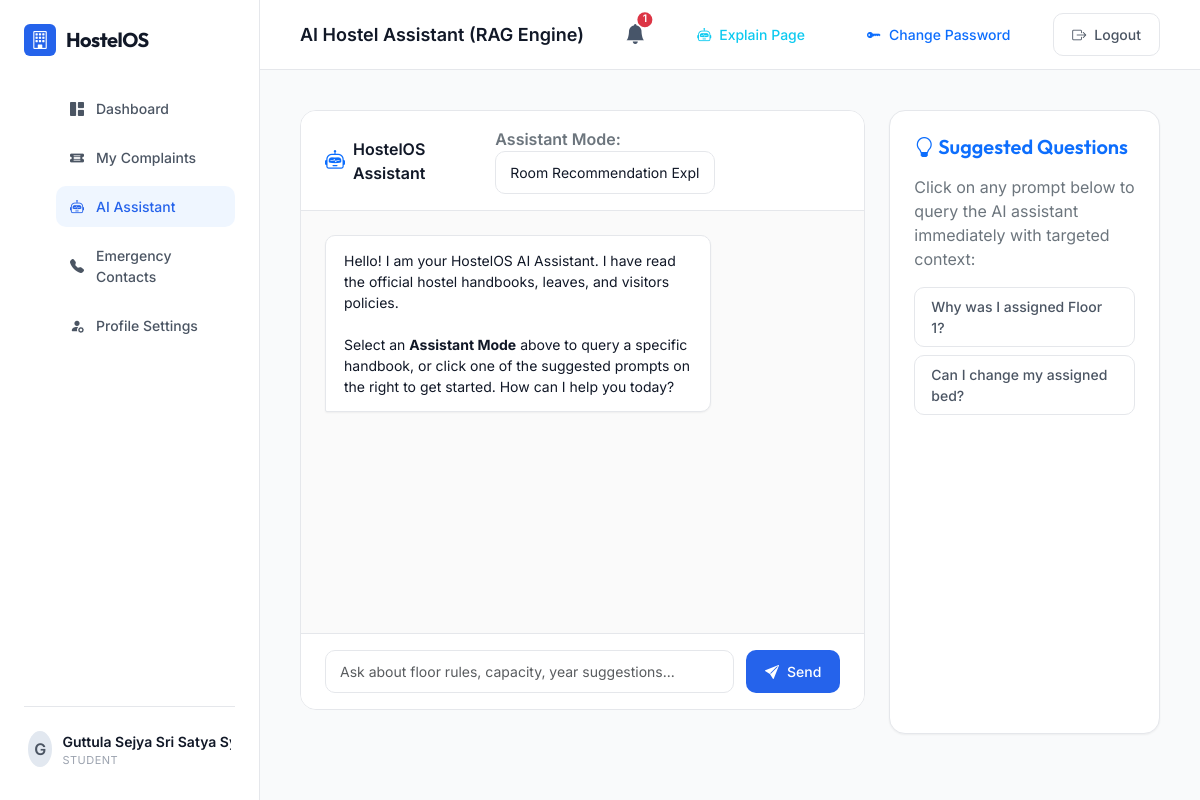
Screenshot of /ai/assistant?mode=room_recommendation (signed in) with the database file from the repository.
### app/models.py (models this page shows, shortened)
class User(db.Model):
    __tablename__ = 'users'
    id = db.Column(db.Integer, primary_key=True)
    username = db.Column(db.String(80), unique=True, nullable=False) # Roll number for student, username for others
    password_hash = db.Column(db.String(200), nullable=False)
    role = db.Column(db.String(20), nullable=False) # 'super_admin', 'admin', 'staff', 'student'
    name = db.Column(db.String(100), nullable=False)
    phone = db.Column(db.String(15), nullable=False)
    status = db.Column(db.String(20), default='approved') # 'pending', 'approved', 'rejected'
    created_at = db.Column(db.DateTime, default=datetime.utcnow)
    student_profile = db.relationship('StudentProfile', backref='user', uselist=False, cascade="all, delete-orphan")

### app/routes/ai_assistant.py (the view)
@ai_bp.route('/assistant')
@login_required
def assistant():
    selected_mode = request.args.get('mode', 'hostel_knowledge')
    return render_template('ai_assistant.html', current_mode=selected_mode)

### app/routes/auth.py (called while the page is built)
def login_required(f):
    @wraps(f)
    def decorated_function(*args, **kwargs):
        if 'user_id' not in session:
            flash('Please log in to access this page.', 'warning')
            return redirect(url_for('auth.login'))
        return f(*args, **kwargs)
    return decorated_function

### app/templates/ai_assistant.html (shortened to what this page needs)
{% extends 'base.html' %}
{% block header_title %}AI Hostel Assistant (RAG Engine){% endblock %}
{% block content %}
<div class="row">
    <div class="col-lg-8 mb-4">
        <div class="chat-container">
            <div class="chat-header">
                <div class="d-flex align-items-center gap-2">
                    <span class="text-primary" style="font-size: 20px;"><i class="bi bi-robot"></i></span>
                    <span class="fw-semibold">HostelOS Assistant</span>
                </div>
                <div>
                    <label class="text-xs text-secondary me-2 fw-semibold" for="ai-mode-select">Assistant Mode:</label>
                    <select id="ai-mode-select" class="form-control d-inline-block form-control-sm" style="width: 220px;" onchange="updateModePrompts(this.value)">
                        <option value="room_recommendation" {% if current_mode == 'room_recommendation' %}selected{% endif %}>Room Recommendation Explainer</option>
                    </select>
                </div>
            </div>
            <div class="chat-messages" id="chat-box">
                <div class="message message-ai">
                    Hello! I am your HostelOS AI Assistant. I have read the official hostel handbooks, leaves, and visitors policies.<br><br>
                    Select an <strong>Assistant Mode</strong> above to query a specific handbook, or click one of the suggested prompts on the right to get started. How can I help you today?
                </div>
            </div>
            <div class="chat-input-area">
                <input type="text" id="chat-input" class="form-control" placeholder="Ask a question about hostel policies..." autocomplete="off">
                <button id="chat-send-btn" class="btn btn-primary"><i class="bi bi-send-fill"></i> Send</button>
            </div>
        </div>
    </div>
    <div class="col-lg-4">
        <div class="card h-100">
            <h5 class="text-primary fw-semibold mb-3"><i class="bi bi-lightbulb"></i> Suggested Questions</h5>
            <p class="text-secondary text-sm mb-3">Click on any prompt below to query the AI assistant immediately with targeted context:</p>
            <div id="quick-prompts-container" class="d-grid gap-2">
            </div>
        </div>
    </div>
</div>
{% endblock %}

### app/templates/base.html (shortened to what this page needs)
<!DOCTYPE html>
<html lang="en">
<head>
    <link href="https://cdn.jsdelivr.net/npm/bootstrap@5.3.3/dist/css/bootstrap.min.css" rel="stylesheet">
    <link href="https://cdn.jsdelivr.net/npm/bootstrap-icons@1.11.3/font/bootstrap-icons.min.css" rel="stylesheet">
    <link rel="stylesheet" href="{{ url_for('static', filename='css/style.css') }}">
</head>
<body>
    {% if g.user %}
    <div class="app-container">
        <aside class="sidebar">
            <div class="logo-container">
                <div class="logo-icon"><i class="bi bi-building"></i></div>
                <div class="logo-text">HostelOS</div>
            </div>
            <ul class="nav-menu">
                {% if session.role == 'student' %}
                    <li class="nav-item {% if request.path == '/student/dashboard' %}active{% endif %}">
                        <a href="{{ url_for('student.dashboard') }}">
                            <i class="bi bi-grid-1x2-fill"></i> Dashboard
                        </a>
                    </li>
                    <li class="nav-item {% if request.path == '/complaints/list' %}active{% endif %}">
                        <a href="{{ url_for('complaints.list_tickets') }}">
                            <i class="bi bi-ticket-detailed-fill"></i> My Complaints
                        </a>
                    </li>
                    <li class="nav-item {% if request.path == '/ai/assistant' %}active{% endif %}">
                        <a href="{{ url_for('ai.assistant') }}">
                            <i class="bi bi-robot"></i> AI Assistant
                        </a>
                    </li>
                    <li class="nav-item {% if request.path == '/student/emergency-contacts' %}active{% endif %}">
                        <a href="{{ url_for('student.emergency_contacts') }}">
                            <i class="bi bi-telephone-fill"></i> Emergency Contacts
                        </a>
                    </li>
                    <li class="nav-item {% if request.path == '/student/profile' %}active{% endif %}">
                        <a href="{{ url_for('student.profile') }}">
                            <i class="bi bi-person-fill-gear"></i> Profile Settings
                        </a>
                    </li>
                {% endif %}
            </ul>
            <div class="sidebar-footer">
                <div class="user-profile-badge">
                    <div class="avatar">{{ g.user.name[0] }}</div>
                    <div class="user-info">
                        <div class="user-name">{{ g.user.name }}</div>
                        <div class="user-role">{{ g.user.role }}</div>
                    </div>
                </div>
            </div>
        </aside>
        <div class="main-wrapper">
            <header class="header">
                <div class="header-title d-flex align-items-center gap-3">
                    {% block header_title %}Dashboard{% endblock %}
                </div>
                <div class="header-actions d-flex align-items-center">
                    <div class="dropdown me-3">
                        <button class="btn btn-link text-decoration-none position-relative text-dark p-0" type="button" id="notificationDropdown" data-bs-toggle="dropdown" aria-expanded="false">
                            <i class="bi bi-bell-fill fs-5" style="color: #475569;"></i>
                            {% if g.unread_notifications %}
                                <span class="position-absolute top-0 start-100 translate-middle badge rounded-pill bg-danger" style="font-size: 0.65rem; padding: 0.25em 0.5em;">
                                    {{ g.unread_notifications|length }}
                                </span>
                            {% endif %}
                        </button>
                    </div>
                    <button type="button" class="btn btn-outline-info btn-sm me-2" id="ai-explain-btn">
                        <i class="bi bi-robot"></i> Explain Page
                    </button>
                    <button type="button" class="btn btn-outline-primary btn-sm me-2" data-bs-toggle="modal" data-bs-target="#changePasswordModal">
                        <i class="bi bi-key-fill"></i> Change Password
                    </button>
                    <a href="{{ url_for('auth.logout') }}" class="btn btn-secondary btn-sm">
                        <i class="bi bi-box-arrow-right"></i> Logout
                    </a>
                </div>
            </header>
            <main class="content-body">
                {% block content %}{% endblock %}
            </main>
        </div>
    </div>
    {% else %}
        {% block auth_content %}{% endblock %}
    {% endif %}
</body>
</html>

### rows the page displays
User: user "G", user.name "Guttula Sejya Sri Satya…", user.role "STUDENT"

### other values shown
{{ g.unread_notifications|length }} "1"
